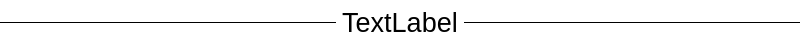
<?xml version="1.0" encoding="UTF-8"?>
<ui version="4.0">
 <class>TitleWidget</class>
 <widget class="QWidget" name="TitleWidget">
  <property name="geometry">
   <rect>
    <x>0</x>
    <y>0</y>
    <width>800</width>
    <height>45</height>
   </rect>
  </property>
  <property name="sizePolicy">
   <sizepolicy hsizetype="Expanding" vsizetype="Expanding">
    <horstretch>0</horstretch>
    <verstretch>0</verstretch>
   </sizepolicy>
  </property>
  <property name="windowTitle">
   <string>Form</string>
  </property>
  <property name="styleSheet">
   <string notr="true">background: transparent;</string>
  </property>
  <layout class="QHBoxLayout" name="horizontalLayout_2">
   <property name="leftMargin">
    <number>0</number>
   </property>
   <property name="topMargin">
    <number>0</number>
   </property>
   <property name="rightMargin">
    <number>0</number>
   </property>
   <property name="bottomMargin">
    <number>0</number>
   </property>
   <item>
    <widget class="Line" name="line">
     <property name="autoFillBackground">
      <bool>false</bool>
     </property>
     <property name="frameShadow">
      <enum>QFrame::Plain</enum>
     </property>
     <property name="orientation">
      <enum>Qt::Horizontal</enum>
     </property>
    </widget>
   </item>
   <item>
    <widget class="QLabel" name="label">
     <property name="sizePolicy">
      <sizepolicy hsizetype="Maximum" vsizetype="Preferred">
       <horstretch>0</horstretch>
       <verstretch>0</verstretch>
      </sizepolicy>
     </property>
     <property name="font">
      <font>
       <pointsize>20</pointsize>
      </font>
     </property>
     <property name="styleSheet">
      <string notr="true">background: transparent;</string>
     </property>
     <property name="text">
      <string>TextLabel</string>
     </property>
     <property name="alignment">
      <set>Qt::AlignCenter</set>
     </property>
     <property name="wordWrap">
      <bool>false</bool>
     </property>
     <property name="margin">
      <number>5</number>
     </property>
    </widget>
   </item>
   <item>
    <widget class="Line" name="line_2">
     <property name="frameShadow">
      <enum>QFrame::Plain</enum>
     </property>
     <property name="orientation">
      <enum>Qt::Horizontal</enum>
     </property>
    </widget>
   </item>
  </layout>
 </widget>
 <resources/>
 <connections/>
</ui>
